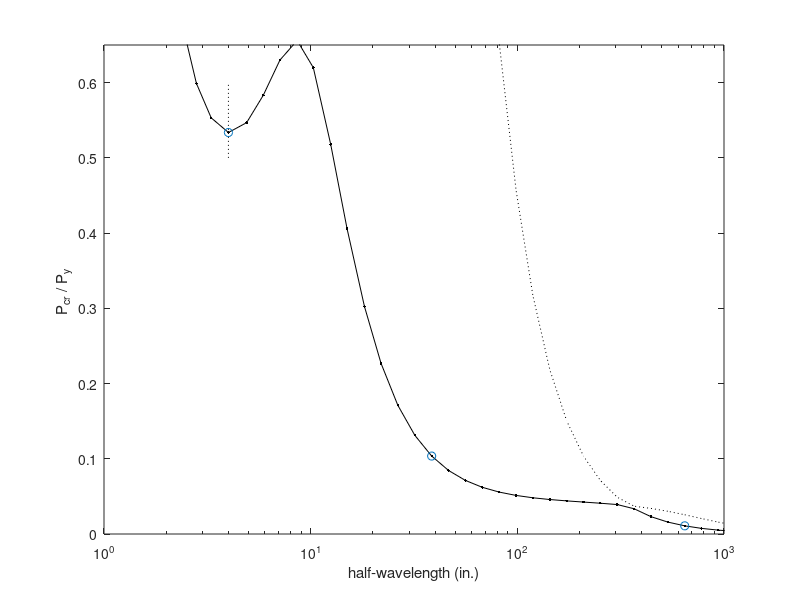

Write the MATLAB code that produced this figure. (Note: this script raises an error after producing the figure.)
%BWS
%May 2005
%Post-processing an analysis
%
clear all
close all
%
currentlocation=['c:\ben\cufsm\cufsm_working\cufsm3\source'];
addpath([currentlocation]);
addpath([currentlocation,'\analysis']);
addpath([currentlocation,'\analysis\GBTconstraints']);
addpath([currentlocation,'\helpers']);
addpath([currentlocation,'\interface']);
addpath([currentlocation,'\plotters']);
%
%minimum inputs
load awlip_P
Fy=50;
b=4;
length_index_plotted=[13 25 40]
label=['Angle with lips (AISI 2002 Ex. I-11)'];
%
%Figures
figure(1)
semilogx(curve(:,1),curve(:,2,2),'k:'), hold on
semilogx(curve(:,1),curve(:,2),'k.-')
axis([1 1000 0 0.65])
hold on,plot([b b],[0.5 0.6],'k:'),hold off
xlabel('half-wavelength (in.)')
ylabel('P_{cr} / P_y ') 
hold on
semilogx(curve(length_index_plotted,1),curve(length_index_plotted,2),'o')
hold off
%embelish the plot a bit with the cross-section
scale=1;
[A,xcg,zcg,Ixx,Izz,Ixz,thetap,I11,I22]=grosprop(node,elem);
unsymm=0;
[Py,Mxx_y,Mzz_y,M11_y,M22_y]=yieldMP(node,Fy,A,xcg,zcg,Ixx,Izz,Ixz,thetap,I11,I22,unsymm)
%flags:[node# element# mat# stress# stresspic coord constraints springs origin] 1 means show
flags=[0 0 0 0 0 0 1 1 1]; %these flags control what is plotted, node#, elem#
axesnum=axes('Units','normalized','Position',[0.5 0.6 0.25 0.25],'visible','off');
strespic(node,elem,axesnum,scale)
%crossect(node,elem,axesnum,springs,constraints,flags)
%propplot(node,elem,xcg,zcg,thetap,axesnum)
title(label)
text(1.5,b/2,['P_y=',num2str(Py,'%4.2f'),'kips']);
%
%and with the mode shapes
scale=1;
modeindex=1;
undefv=1;
scale=1;
springs=0;
%local
axesshape=axes('Units','normalized','Position',[0.14 0.43 0.2 0.2],'visible','off');
scale=1;
lengthindex=length_index_plotted(1);
dispshap(undefv,node,elem,shapes(:,lengthindex,modeindex),axesshape,scale,springs);
title(['Local P_{cr}/P_y=',num2str(curve(lengthindex,2),'%2.2f')])
%distortional
axesshape=axes('Units','normalized','Position',[0.35 0.13 0.2 0.2],'visible','off');
scale=1;
lengthindex=length_index_plotted(2);
dispshap(undefv,node,elem,shapes(:,lengthindex,modeindex),axesshape,scale,springs);
title(['Torsional (Distortional)'])
%title(['Distortional P_{cr}/P_y=',num2str(curve(lengthindex,2),'%2.2f')])
%LTB
axesshape=axes('Units','normalized','Position',[0.69 0.2 0.2 0.2],'visible','off');
scale=1;
lengthindex=length_index_plotted(3);
dispshap(undefv,node,elem,shapes(:,lengthindex,modeindex),axesshape,scale,springs);
title('Flexural (primary axis)')
%title(['Lateral-torsional M_{cr}/M_y=',num2str(curve(lengthindex,2),'%2.2f')])


